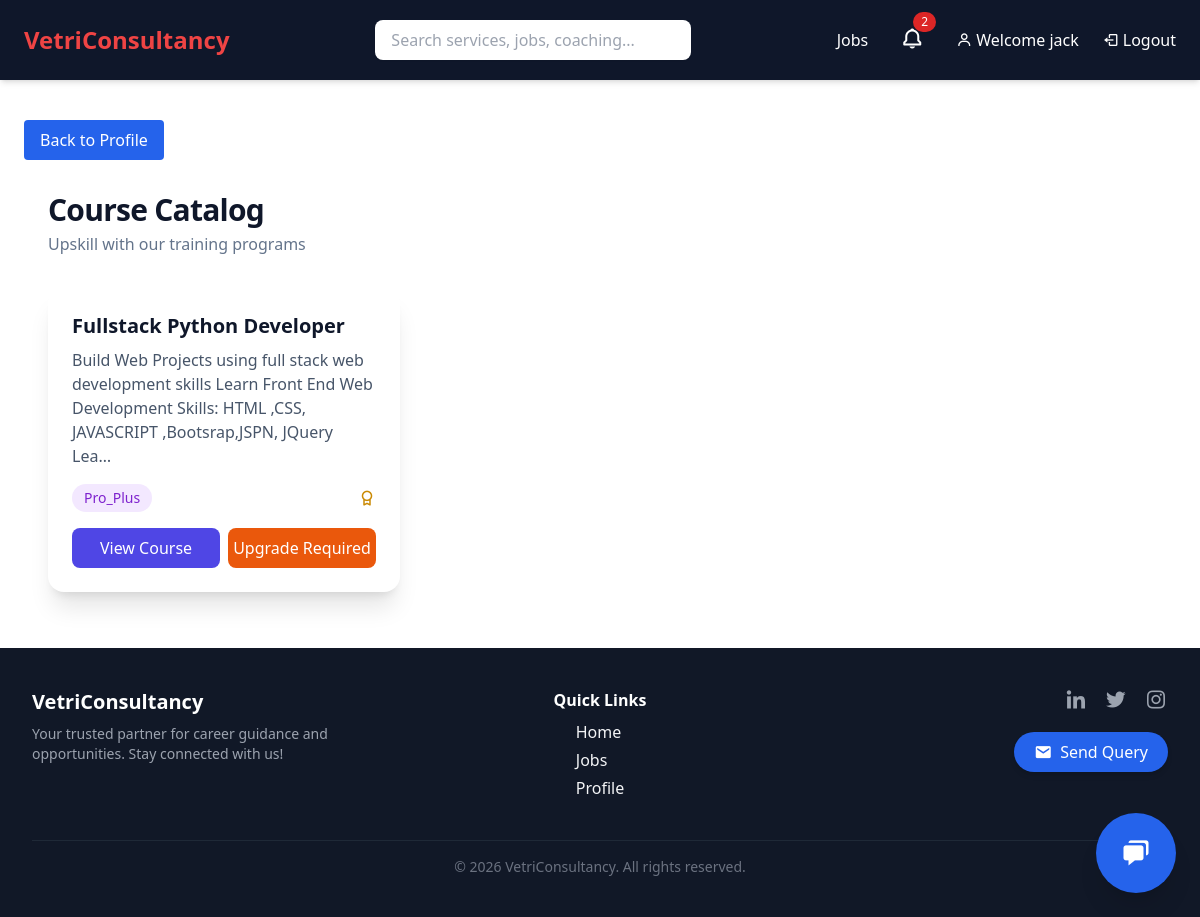
/courses/ (signed in), run on an earlier commit of the app's database.
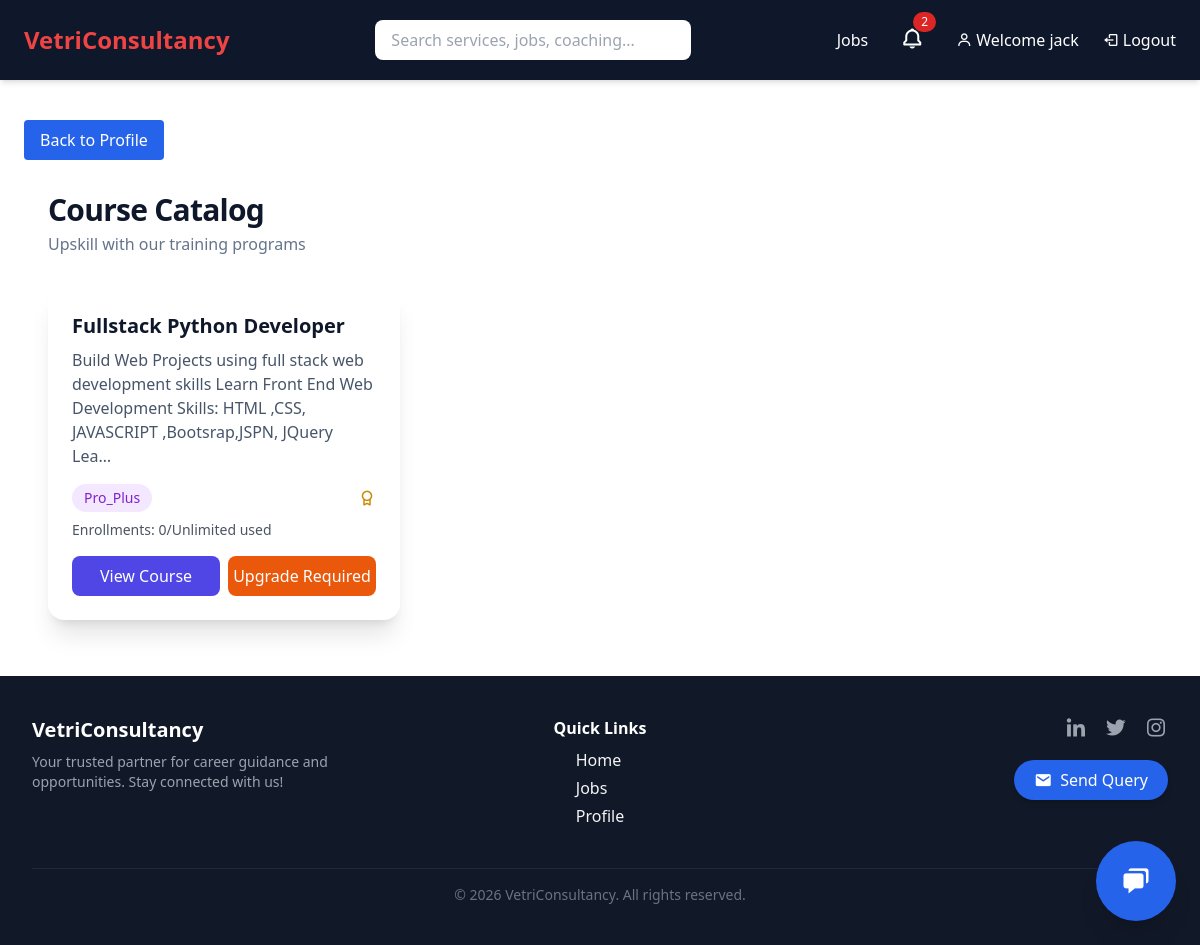
And on a later commit of the database.
### VCS/models.py (models this page shows, shortened)
class Course(models.Model):
    title = models.CharField(max_length=200)
    description = models.TextField()
    link = models.URLField()
    tier_required = models.CharField(max_length=20, choices=[('FREE', 'Free'), ('PRO', 'Pro'), ('PRO_PLUS', 'Pro Plus')], default='FREE')
    has_certificate = models.BooleanField(default=False)
    max_enrollments = models.PositiveIntegerField(default=0)

class Profile(models.Model):
    user = models.OneToOneField(User, on_delete=models.CASCADE)
    phone = models.CharField(max_length=20)
    bio = models.TextField()
    education = models.CharField(max_length=200)
    location = models.CharField(max_length=100)
    experience = models.CharField(max_length=100)
    skills = models.TextField()
    resume = models.FileField(upload_to='resumes/', blank=True, null=True)
    is_pro = models.BooleanField(default=False)
    is_proplus = models.BooleanField(default=False)
    resume_optimizations_this_month = models.PositiveIntegerField(default=0)
    chatbot_queries_this_month = models.PositiveIntegerField(default=0)
    consultant_sessions_this_month = models.PositiveIntegerField(default=0)
    mock_interviews_this_month = models.PositiveIntegerField(default=0)
    courses_enrolled_this_month = models.PositiveIntegerField(default=0)
    consultant_hours_used_this_month = models.DecimalField(
        max_digits=5, decimal_places=2, default=0.0
    )
    enrolled_courses = models.ManyToManyField(
        'Course', through='Enrollment', related_name='enrolled_users'
    )
    certificates_earned = models.ManyToManyField(
        'Certificate', related_name='earned_by'
    )
    dedicated_consultant = models.ForeignKey(
        User,
        on_delete=models.SET_NULL,
        null=True,
        blank=True,
        related_name='dedicated_profiles',
        limit_choices_to={'is_staff': True}
    )

### VCS/views.py (the view)
# urls.py: path('courses/', courses, name='courses'),
@login_required
def courses(request):
    profile = request.user.profile
    courses = Course.objects.all()
    return render(request, 'courses.html', {
        'courses': courses,
        'profile': profile,
    })

### VCS/context_processors.py (called while the page is built)
def notification_count(request):
    if request.user.is_authenticated:
        unread_count = Notification.objects.filter(
            user=request.user,
            is_read=False
        ).count()
        latest_notifications = Notification.objects.filter(
            user=request.user
        ).order_by('-created_at')[:5]
    else:
        unread_count = 0
        latest_notifications = []
    return {
        'notification_count': unread_count,
        'latest_notifications': latest_notifications,
    }

### VCS/templates/courses.html (shortened to what the changed rows need)
{% extends 'base.html' %}
{% block content %}
<link href="https://unpkg.com/boxicons@2.1.4/css/boxicons.min.css" rel="stylesheet">
<div class="max-w-7xl mx-auto px-6 py-8">
    <div class="flex flex-col sm:flex-row sm:items-center sm:justify-between gap-4">
        <div>
            <h1 class="text-3xl font-bold tracking-tight text-slate-900">
                Course Catalog
            </h1>
        </div>
    </div>
    <div class="mt-8 grid grid-cols-1 md:grid-cols-2 lg:grid-cols-3 gap-6">
        {% for course in courses %}
        <div class="bg-white rounded-2xl shadow-xl p-6">
            <h3 class="text-xl font-semibold text-slate-900">{{ course.title }}</h3>
            <p class="text-slate-600 mt-2">{{ course.description|truncatechars:150 }}</p>
            <div class="mt-4 flex items-center justify-between">
                <span class="px-3 py-1 rounded-full text-sm font-medium
                             {% if course.tier_required == 'FREE' %}bg-green-100 text-green-700{% elif course.tier_required == 'PRO' %}bg-blue-100 text-blue-700{% else %}bg-purple-100 text-purple-700{% endif %}">
                    {{ course.tier_required|title }}
                </span>
                {% if course.has_certificate %}
                <i class='bx bx-award text-yellow-600 text-lg' title="Includes Certificate"></i>
                {% endif %}
            </div>
            {% if user.is_authenticated %}
                {% if user.profile.is_pro or user.profile.is_proplus %}
                    <div class="mt-2 text-sm text-gray-600">
                        Enrollments: {{ profile.courses_enrolled_this_month }}/{{ profile.course_enrollment_limit|default:"Unlimited" }} used
                    </div>
                {% endif %}
            {% endif %}
            <div class="mt-4 flex gap-2">
                <a href="{{ course.link }}" target="_blank" class="flex-1 text-center bg-indigo-600 text-white py-2 rounded-lg hover:bg-indigo-700 transition">
                    View Course
                </a>
                {% if user.is_authenticated %}
                    {% if course.tier_required == 'FREE' %}
                        {% if profile.can_enroll_course %}
                            <a href="{% url 'enroll_course' course.id %}" class="flex-1 text-center bg-green-600 text-white py-2 rounded-lg hover:bg-green-700 transition">
                                Enroll
                            </a>
                        {% else %}
                            <span class="flex-1 text-center bg-gray-400 text-white py-2 rounded-lg cursor-not-allowed" title="Quota exceeded">
                                Quota Full
                            </span>
                        {% endif %}
                    {% elif course.tier_required == 'PRO_PLUS' %}
                        {% if user.profile.is_proplus %}
                            {% if profile.can_enroll_course %}
                                <a href="{% url 'enroll_course' course.id %}" class="flex-1 text-center bg-green-600 text-white py-2 rounded-lg hover:bg-green-700 transition">
                                    Enroll
                                </a>
                            {% else %}
                                <span class="flex-1 text-center bg-gray-400 text-white py-2 rounded-lg cursor-not-allowed" title="Quota exceeded">
                                    Quota Full
                                </span>
                            {% endif %}
                        {% else %}
                            <a href="{% url 'upgrade_plan' %}" class="flex-1 text-center bg-orange-600 text-white py-2 rounded-lg hover:bg-orange-700 transition">
                                Upgrade Required
                            </a>
                        {% endif %}
                    {% endif %}
                {% else %}
                    <a href="{% url 'login' %}" class="flex-1 text-center bg-gray-600 text-white py-2 rounded-lg hover:bg-gray-700 transition">
                        Login to Enroll
                    </a>
                {% endif %}
            </div>
        </div>
        {% empty %}
        <div class="col-span-full bg-white rounded-2xl shadow-xl p-10 text-center">
            <i class='bx bx-book text-6xl text-slate-400 mb-4'></i>
            <h3 class="text-xl font-semibold text-slate-900">No Courses Available</h3>
            <p class="text-slate-600 mt-2">Check back later or upgrade your plan.</p>
        </div>
        {% endfor %}
    </div>
</div>
{% endblock %}

What changed in the data, as far as the page shows it:
shown differently, row unchanged: Course "Fullstack Python Developer": course_enrollment_limit (not shown) → "Unlimited"
now on this page (row edited): Profile: courses_enrolled_this_month "0"
changed Profile: is_pro False → True (drawn)
